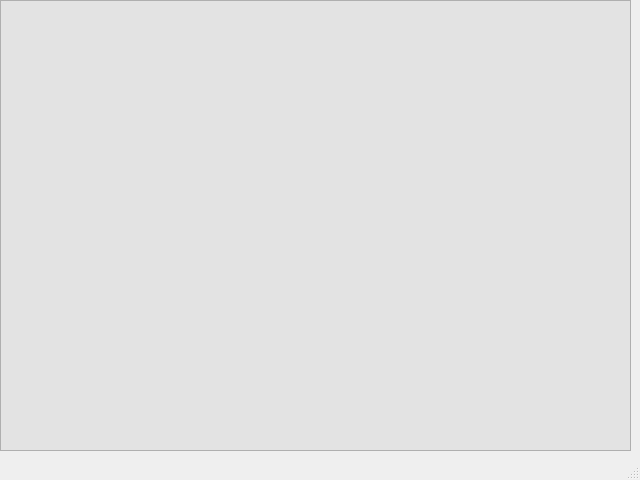
<?xml version="1.0" encoding="UTF-8"?>
<ui version="4.0">
 <class>MainWindow</class>
 <widget class="QMainWindow" name="MainWindow">
  <property name="geometry">
   <rect>
    <x>0</x>
    <y>0</y>
    <width>640</width>
    <height>480</height>
   </rect>
  </property>
  <property name="windowTitle">
   <string>MainWindow</string>
  </property>
  <widget class="QWidget" name="centralwidget">
   <widget class="QFrame" name="frame">
    <property name="geometry">
     <rect>
      <x>0</x>
      <y>0</y>
      <width>631</width>
      <height>451</height>
     </rect>
    </property>
    <property name="styleSheet">
     <string notr="true">background-color: rgb(227, 227, 227);</string>
    </property>
    <property name="frameShape">
     <enum>QFrame::StyledPanel</enum>
    </property>
    <property name="frameShadow">
     <enum>QFrame::Raised</enum>
    </property>
   </widget>
  </widget>
  <widget class="QMenuBar" name="menubar">
   <property name="geometry">
    <rect>
     <x>0</x>
     <y>0</y>
     <width>640</width>
     <height>21</height>
    </rect>
   </property>
  </widget>
  <widget class="QStatusBar" name="statusbar"/>
 </widget>
 <resources/>
 <connections/>
</ui>
